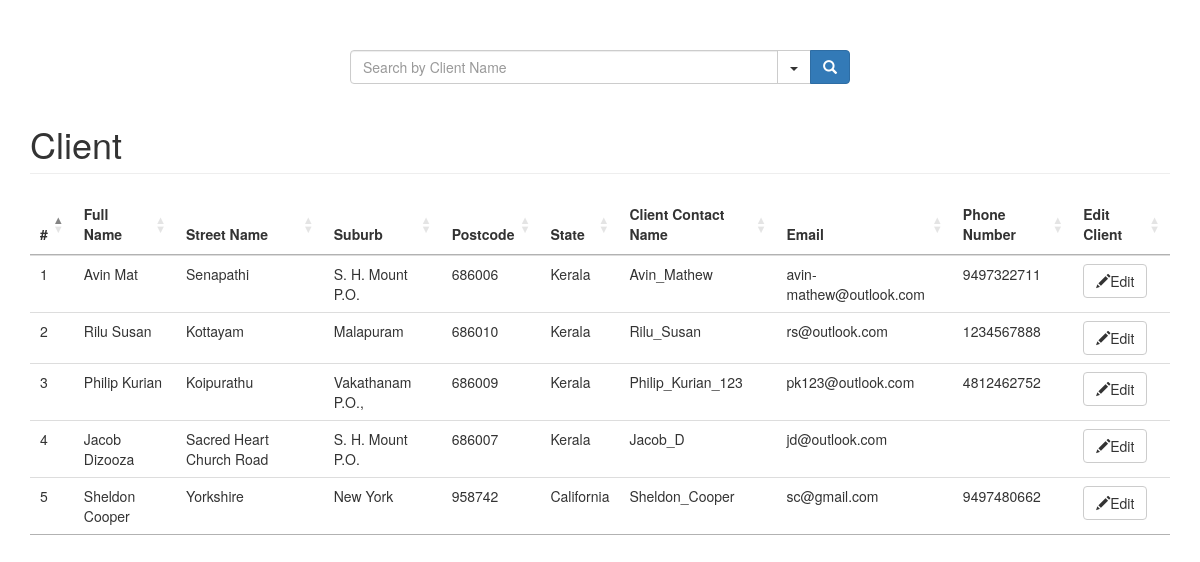
The app's page /client, older data.
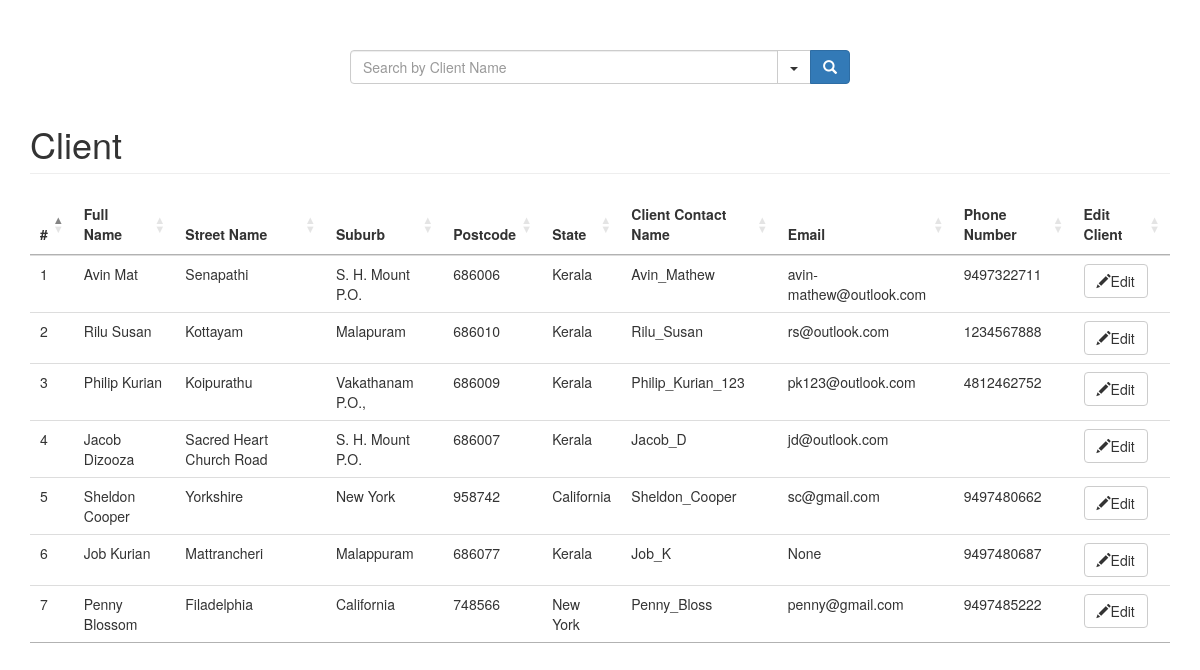
The same page, newer data.
### python_test/models.py (models this page shows, shortened)
class Client(models.Model):
    client_name = models.CharField("Full name", max_length=1024, unique=True)
    street_name = models.CharField("Street name", max_length=1024)
    suburb = models.CharField("Suburb", max_length=1024)
    postcode = models.CharField("Postcode", max_length=6)
    state = models.CharField("State", max_length=1024)
    client_contact_name = models.CharField(unique=True, max_length=1024)
    email = models.EmailField(max_length=70, null=True, blank=True, unique=True)
    phone_regex = RegexValidator(regex=r'^\+?1?\d{9,15}$', message="Phone number must be entered in the format: "
                                                                   "'+999999999'. Up to 15 digits allowed.")
    phone_number = models.CharField(validators=[phone_regex], max_length=17, blank=True, unique=True)

### python_test/views.py (the view)
# urls.py: path('client', ClientDetails.as_view(), name='client_details'),
class ClientDetails(ListView):
    model = Client
    template_name = 'client_list.html'
    context_object_name = "complete_client_list"

### python_test/templates/client_list.html (shortened to what this page needs)
<!DOCTYPE html>
{% load static %}
{% block content %}
<html lang="en">
    <head>
        <link rel="stylesheet" href="{% static 'css/client-search.css' %}">
        <link rel='stylesheet' href='https://maxcdn.bootstrapcdn.com/bootstrap/3.3.0/css/bootstrap.min.css'>
        <link rel='stylesheet' href='https://cdn.datatables.net/1.10.19/css/jquery.dataTables.min.css'>
        <link rel='stylesheet' href='https://cdn.datatables.net/1.10.19/css/jquery.dataTables.min.css'>
    </head>
    <body>
        <div class="container">
            <div class="row">
                <div class="col-md-12">
                    <div class="input-group" id="adv-search">
                        <input type="text" id="txtSearch" name="txtSearch" class="form-control" placeholder="Search by Client Name" />
                        <div class="input-group-btn">
                            <div class="btn-group" role="group">
                                <div class="dropdown dropdown-lg">
                                    <button type="button" class="btn btn-default dropdown-toggle" data-toggle="dropdown" aria-expanded="false"><span class="caret"></span></button>
                                </div>
                                <button type="button" class="btn btn-primary"><span class="glyphicon glyphicon-search" aria-hidden="true"></span></button>
                            </div>
                        </div>
                    </div>
                </div>
            </div>
            <h1 class="page-header">Client</h1>
            <table class="table" id="client-table" class="display toggle" style="width:100%">
                <thead>
                    <tr id="record_header">
                        <th id="id">#</th>
                        <th id="client_name">Full Name </th>
                        <th id="street_name">Street Name </th>
                        <th id="suburb">Suburb </th>
                        <th id="postcode">Postcode </th>
                        <th id="state">State </th>
                        <th id="client_contact_name">Client Contact Name </th>
                        <th id="email">Email </th>
                        <th id="phone_number">Phone Number </th>
                        <th id="edit">Edit Client</th>
                    </tr>
                </thead>
                <tbody id="record">
                    {% for client in complete_client_list %}
                    <tr id="row{{ client.id }}">
                        <td>{{ client.id }}</td>
                        <td>{{ client.client_name }}</td>
                        <td>{{ client.street_name }}</td>
                        <td>{{ client.suburb }}</td>
                        <td>{{ client.postcode }}</td>
                        <td>{{ client.state }}</td>
                        <td>{{ client.client_contact_name }}</td>
                        <td>{{ client.email }}</td>
                        <td>{{ client.phone_number }}</td>
                        <td>
                            <a href="{% url 'edit_client' %}?select_id={{ client.id }}"><button type="button" class="btn btn-default"><span class="glyphicon glyphicon-pencil" aria-hidden="true"></span>Edit</button> </a>
                        </td>
                    </tr>
                    {% empty %}
                    <tr>
                        <td colspan="9" class="text-center bg-warning">No Client</td>
                    </tr>
                    {% endfor %}
                </tbody>
            </table>
            {% endblock %}
        </div>
    </body>
</html>

### staticfiles/css/client-search.css (style rules this page uses)
body { padding-top: 50px; }
.input-group-btn .btn-group { display: flex !important; }
.btn-group .btn { border-radius: 0; margin-left: -1px; }
.btn-group .btn:last-child { border-top-right-radius: 4px; border-bottom-right-radius: 4px; }
@media screen and (min-width: 768px) { #adv-search { width: 500px; margin: 0 auto; } }
@media screen and (min-width: 768px) { .dropdown.dropdown-lg { position: static !important; } }

Row changes from the older to the newer data that the page shows:
added Client: id "6", client_name "Job Kurian", street_name "Mattrancheri", suburb "Malappuram", postcode "686077", state "Kerala", client_contact_name "Job_K", email "None", phone_number "9497480687"
added Client: id "7", client_name "Penny Blossom", street_name "Filadelphia", suburb "California", postcode "748566", state "New York", client_contact_name "Penny_Bloss", email "penny@gmail.com", phone_number "9497485222"
